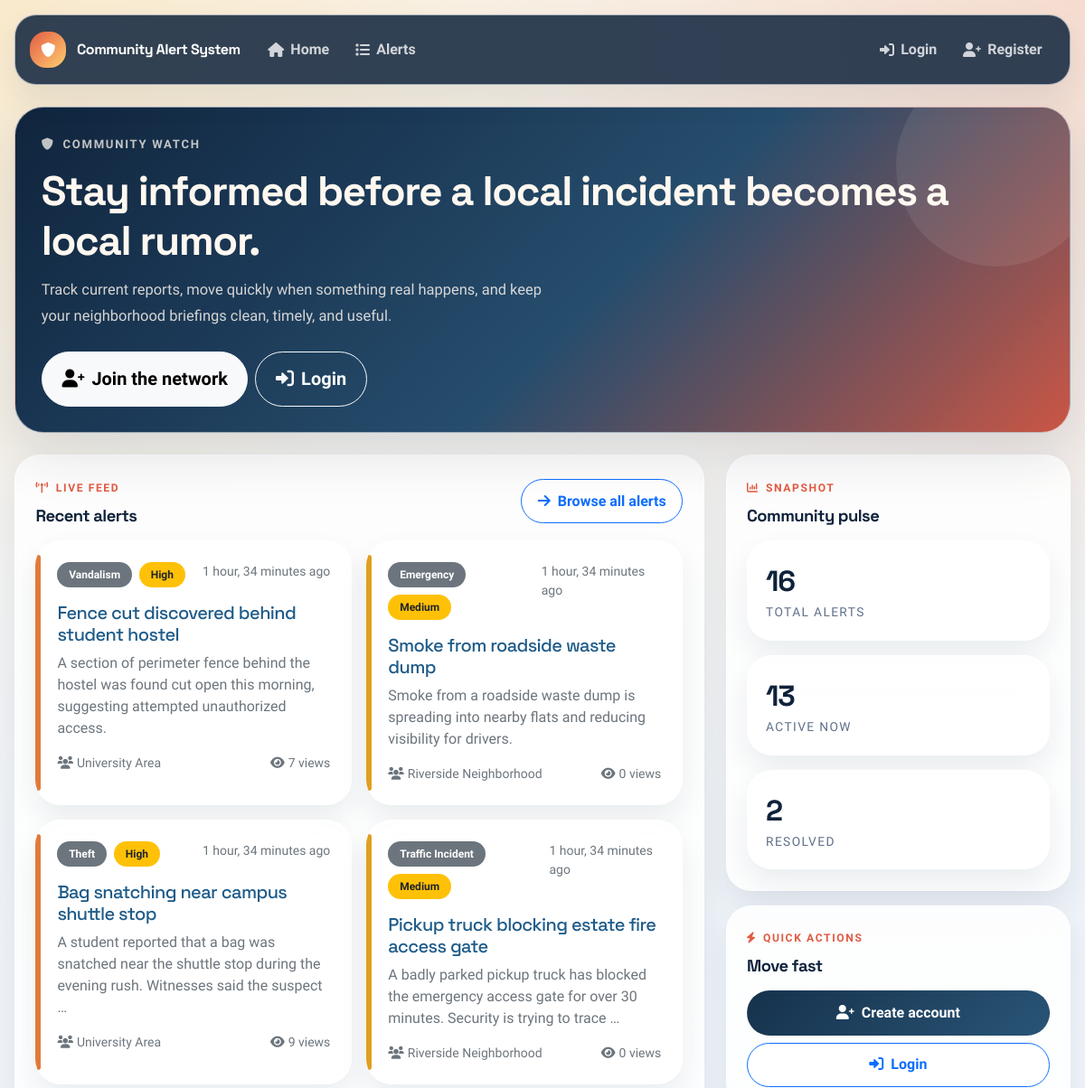
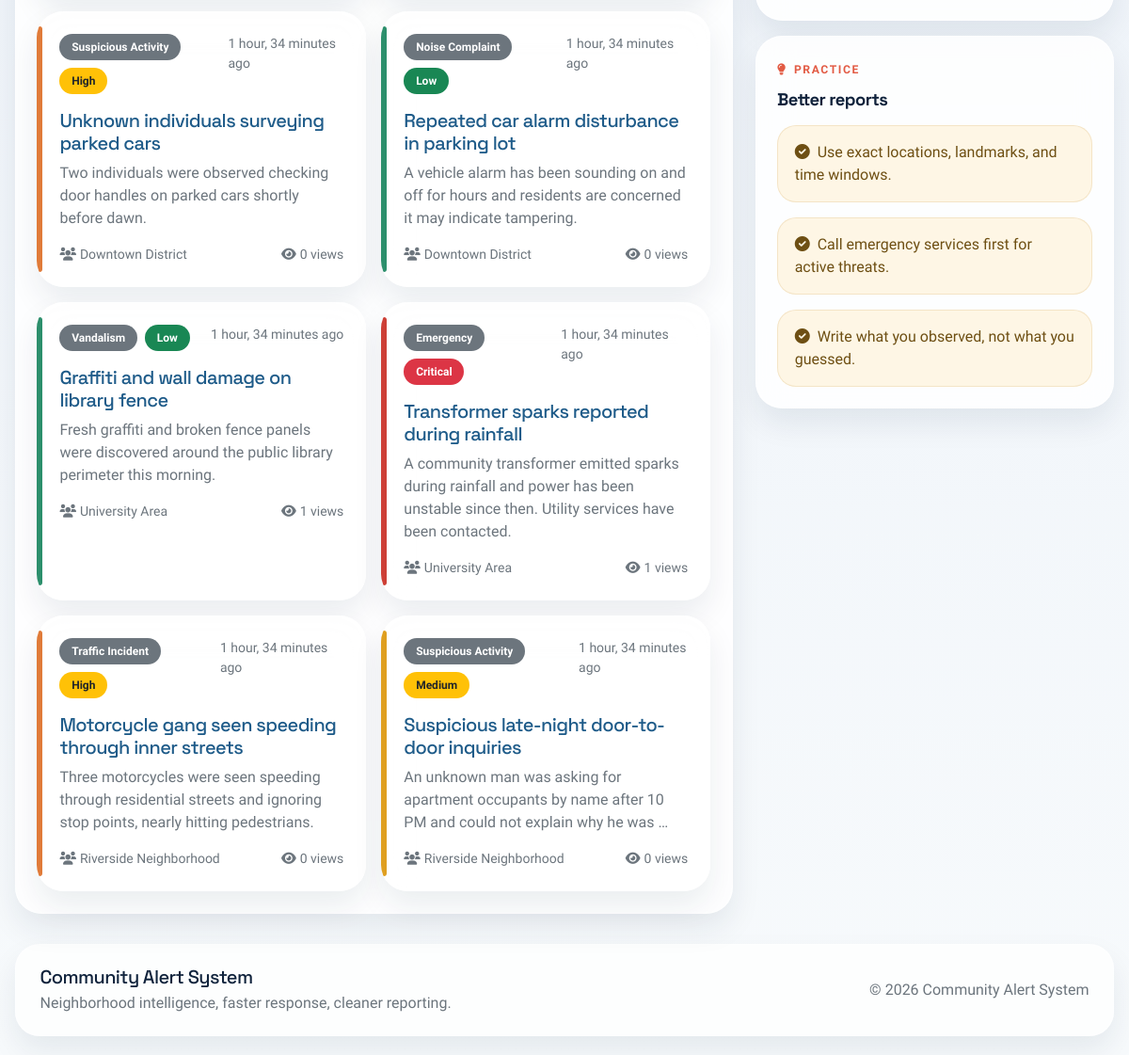
The page / on the database its author committed (2 pictures, top to bottom).
### community/models.py (models this page shows, shortened)
class Alert(models.Model):
    SEVERITY_CHOICES = [
        ('low', 'Low'),
        ('medium', 'Medium'),
        ('high', 'High'),
        ('critical', 'Critical'),
    ]
    STATUS_CHOICES = [
        ('active', 'Active'),
        ('resolved', 'Resolved'),
        ('false_alarm', 'False Alarm'),
        ('under_review', 'Under Review'),
    ]
    id = models.UUIDField(primary_key=True, default=uuid.uuid4, editable=False)
    title = models.CharField(max_length=200)
    description = models.TextField()
    category = models.ForeignKey(AlertCategory, on_delete=models.CASCADE, related_name='alerts')
    severity = models.CharField(max_length=10, choices=SEVERITY_CHOICES, default='medium')
    status = models.CharField(max_length=15, choices=STATUS_CHOICES, default='active')
    community = models.ForeignKey(Community, on_delete=models.CASCADE, related_name='alerts')
    address = models.CharField(max_length=300, blank=True, help_text="Optional specific address or location description")
    created_by = models.ForeignKey(CustomUser, on_delete=models.CASCADE, related_name='created_alerts')
    updated_by = models.ForeignKey(CustomUser, on_delete=models.CASCADE, related_name='updated_alerts', null=True, blank=True)
    incident_datetime = models.DateTimeField(help_text="When the incident occurred")
    created_at = models.DateTimeField(auto_now_add=True)
    updated_at = models.DateTimeField(auto_now=True)
    resolved_at = models.DateTimeField(null=True, blank=True)
    view_count = models.PositiveIntegerField(default=0)
    upvotes = models.PositiveIntegerField(default=0)
    downvotes = models.PositiveIntegerField(default=0)
    is_public = models.BooleanField(default=True)
    is_verified = models.BooleanField(default=False)  # Verified by moderators
    class Meta:
        ordering = ['-created_at']
        indexes = [
            models.Index(fields=['created_at']),
            models.Index(fields=['severity', 'status']),
            models.Index(fields=['community', 'status']),
        ]

class AlertCategory(models.Model):
    name = models.CharField(max_length=100, unique=True)
    description = models.TextField(blank=True)
    icon = models.CharField(max_length=50, blank=True)  # CSS class or icon name
    color = models.CharField(max_length=7, default='#007bff')  # Hex color
    is_active = models.BooleanField(default=True)
    class Meta:
        verbose_name_plural = "Alert Categories"
        ordering = ['name']

class Community(models.Model):
    id = models.UUIDField(primary_key=True, default=uuid.uuid4, editable=False)
    name = models.CharField(max_length=200, unique=True)
    description = models.TextField(blank=True)
    created_by = models.ForeignKey('CustomUser', on_delete=models.CASCADE, related_name='created_communities')
    created_at = models.DateTimeField(auto_now_add=True)
    is_active = models.BooleanField(default=True)
    class Meta:
        verbose_name_plural = "Communities"
        ordering = ['name']

### community/views.py (the view)
# urls.py: 2. Add a URL to urlpatterns:  path('', views.home, name='home')
def home(request):
    alerts = Alert.objects.filter(
        is_public=True,
        status='active'
    ).select_related('category', 'community', 'created_by').order_by('-created_at')[:10]
    total_alerts = Alert.objects.filter(is_public=True).count()
    active_alerts = Alert.objects.filter(is_public=True, status='active').count()
    resolved_alerts = Alert.objects.filter(is_public=True, status='resolved').count()
    context = {
        'alerts': alerts,
        'total_alerts': total_alerts,
        'active_alerts': active_alerts,
        'resolved_alerts': resolved_alerts,
    }
    return render(request, 'community/home.html', context)

### community/context_processors.py (called while the page is built)
def settings_context(request):
    return {
        'settings': {
            'GOOGLE_MAPS_API_KEY': settings.GOOGLE_MAPS_API_KEY,
            'DEFAULT_MAP_CENTER_LAT': settings.DEFAULT_MAP_CENTER_LAT,
            'DEFAULT_MAP_CENTER_LNG': settings.DEFAULT_MAP_CENTER_LNG,
            'DEFAULT_MAP_ZOOM': settings.DEFAULT_MAP_ZOOM,
        },
        'FIREBASE_CONFIG': settings.FIREBASE_CONFIG,
        'VAPID_KEY': settings.VAPID_KEY,
    }

### community/templates/community/home.html (shortened to what this page needs)
{% extends 'base.html' %}
{% block content %}
<section class="page-head">
    <div class="page-kicker"><i class="fas fa-shield-alt"></i> Community Watch</div>
    <h1 class="page-title">Stay informed before a local incident becomes a local rumor.</h1>
    <p class="page-subtitle">Track current reports, move quickly when something real happens, and keep your neighborhood briefings clean, timely, and useful.</p>
    <div class="d-flex flex-wrap gap-2 mt-4">
        {% if user.is_authenticated %}
        <a class="btn btn-danger btn-lg" href="{% url 'create_alert' %}"><i class="fas fa-plus me-2"></i>Report an alert</a>
        <a class="btn btn-outline-light btn-lg" href="{% url 'my_community_alerts' %}"><i class="fas fa-users me-2"></i>My communities</a>
        {% else %}
        <a class="btn btn-light btn-lg" href="{% url 'register' %}"><i class="fas fa-user-plus me-2"></i>Join the network</a>
        <a class="btn btn-outline-light btn-lg" href="{% url 'login' %}"><i class="fas fa-sign-in-alt me-2"></i>Login</a>
        {% endif %}
    </div>
</section>
<div class="layout-main">
    <div class="stack-md">
        <section class="surface-panel">
            <div class="d-flex justify-content-between align-items-center flex-wrap gap-3 mb-3">
                <div>
                    <div class="eyebrow"><i class="fas fa-broadcast-tower"></i> Live Feed</div>
                    <h2 class="section-title mb-0">Recent alerts</h2>
                </div>
                <a href="{% url 'alert_list' %}" class="btn btn-outline-primary"><i class="fas fa-arrow-right me-2"></i>Browse all alerts</a>
            </div>
            {% if alerts %}
            <div class="row g-3">
                {% for alert in alerts %}
                <div class="col-md-6">
                    <div class="surface-card list-card alert-card severity-{{ alert.severity }}">
                        <div class="card-body p-4">
                            <div class="d-flex justify-content-between align-items-start gap-3 mb-3">
                                <div class="d-flex flex-wrap gap-2">
                                    <span class="badge bg-secondary">{{ alert.category.name }}</span>
                                    <span class="badge {% if alert.severity == 'low' %}bg-success{% elif alert.severity == 'medium' %}bg-warning text-dark{% elif alert.severity == 'high' %}bg-warning text-dark{% else %}bg-danger{% endif %}">
                                        {{ alert.get_severity_display }}
                                    </span>
                                </div>
                                <small class="text-muted">{{ alert.created_at|timesince }} ago</small>
                            </div>
                            <h3 class="h5 mb-2"><a href="{% url 'alert_detail' alert.id %}">{{ alert.title }}</a></h3>
                            <p class="text-muted mb-3">{{ alert.description|truncatewords:20 }}</p>
                            <div class="d-flex justify-content-between align-items-center flex-wrap gap-2">
                                <small class="text-muted"><i class="fas fa-users me-1"></i>{{ alert.community.name }}</small>
                                <small class="text-muted"><i class="fas fa-eye me-1"></i>{{ alert.view_count }} views</small>
                            </div>
                        </div>
                    </div>
                </div>
                {% endfor %}
            </div>
            {% else %}
            <div class="text-center py-5">
                <i class="fas fa-shield-alt fa-3x text-muted mb-3"></i>
                <h3 class="h4">No recent alerts</h3>
                <p class="text-muted mb-0">The feed is quiet right now. New incidents will appear here as they are reported.</p>
            </div>
            {% endif %}
        </section>
    </div>
    <div class="stack-md">
        <section class="surface-panel">
            <div class="eyebrow"><i class="fas fa-chart-column"></i> Snapshot</div>
            <h2 class="section-title">Community pulse</h2>
            <div class="metric-grid">
                <div class="surface-stat">
                    <div class="metric-value">{{ total_alerts }}</div>
                    <div class="metric-label">Total alerts</div>
                </div>
                <div class="surface-stat">
                    <div class="metric-value">{{ active_alerts }}</div>
                    <div class="metric-label">Active now</div>
                </div>
                <div class="surface-stat">
                    <div class="metric-value">{{ resolved_alerts }}</div>
                    <div class="metric-label">Resolved</div>
                </div>
            </div>
        </section>
        <section class="surface-panel">
            <div class="eyebrow"><i class="fas fa-bolt"></i> Quick Actions</div>
            <h2 class="section-title">Move fast</h2>
            <div class="d-grid gap-2">
                {% if user.is_authenticated %}
                <a href="{% url 'create_alert' %}" class="btn btn-danger"><i class="fas fa-exclamation-triangle me-2"></i>Report emergency</a>
                <a href="{% url 'my_community_alerts' %}" class="btn btn-info"><i class="fas fa-users me-2"></i>Community feed</a>
                <a href="{% url 'user_profile' %}" class="btn btn-outline-primary"><i class="fas fa-cog me-2"></i>Profile settings</a>
                {% else %}
                <a href="{% url 'register' %}" class="btn btn-primary"><i class="fas fa-user-plus me-2"></i>Create account</a>
                <a href="{% url 'login' %}" class="btn btn-outline-primary"><i class="fas fa-sign-in-alt me-2"></i>Login</a>
                {% endif %}
            </div>
        </section>
        <section class="surface-panel">
            <div class="eyebrow"><i class="fas fa-lightbulb"></i> Practice</div>
            <h2 class="section-title">Better reports</h2>
            <div class="stack-md">
                <div class="soft-note"><i class="fas fa-check-circle me-2"></i>Use exact locations, landmarks, and time windows.</div>
                <div class="soft-note"><i class="fas fa-check-circle me-2"></i>Call emergency services first for active threats.</div>
                <div class="soft-note"><i class="fas fa-check-circle me-2"></i>Write what you observed, not what you guessed.</div>
            </div>
        </section>
    </div>
</div>
{% endblock %}

### community/templates/base.html (style rules this page uses)
:root { --app-ink: #10233c; --app-muted: #607089; --app-line: rgba(16, 35, 60, 0.12); --app-surface: rgba(255, 255, 255, 0.86); --app-surface-strong: #ffffff; --app-wash: #eef3f9; --app-accent: #e25b44; --app-accent-2: #ffcf70; --app-accent-dark: #16324c; --app-success: #2c8f6c; --app-radius: 28px; --app-shadow: 0 24px 60px rgba(16, 35, 60, 0.12); --app-soft-shadow: 0 16px 32px rgba(16, 35, 60, 0.08); }
* { box-sizing: border-box; }
body { min-height: 100vh; margin: 0; color: var(--app-ink); font-family: "Source Sans 3", sans-serif; background: radial-gradient(circle at top left, rgba(255, 207, 112, 0.22), transparent 24%), radial-gradient(circle at top right, rgba(226, 91, 68, 0.14), transparent 26%), linear-gradient(180deg, #f8f1e6 0%, #eef3f9 44%, #f7fafc 100%); }
h1, h2, h3, h4, h5, h6, .navbar-brand, .page-title, .hero-title { font-family: "Space Grotesk", sans-serif; letter-spacing: -0.03em; }
a { color: #1e5b89; text-decoration: none; }
.page-head { position: relative; z-index: 1; overflow: hidden; margin-bottom: 1.5rem; padding: 1.8rem; border-radius: 32px; border: 1px solid rgba(255, 255, 255, 0.58); background: linear-gradient(135deg, rgba(16, 35, 60, 0.95), rgba(39, 79, 112, 0.92) 56%, rgba(226, 91, 68, 0.88)), #16324c; color: #fff8f0; box-shadow: var(--app-shadow); }
.page-head::after { content: ""; position: absolute; right: -2rem; top: -3rem; width: 14rem; height: 14rem; border-radius: 999px; background: rgba(255, 255, 255, 0.08); }
.page-kicker { display: inline-flex; align-items: center; gap: 0.55rem; margin-bottom: 0.9rem; color: rgba(255, 248, 240, 0.74); font-size: 0.82rem; font-weight: 700; letter-spacing: 0.13em; text-transform: uppercase; }
.page-title { margin: 0; font-size: clamp(2rem, 3.8vw, 3.2rem); font-weight: 800; }
.page-subtitle { max-width: 60ch; margin: 0.85rem 0 0; color: rgba(255, 248, 240, 0.82); font-size: 1.03rem; line-height: 1.75; }
.surface-card, .surface-panel, .surface-stat { border: 1px solid rgba(255, 255, 255, 0.65); border-radius: var(--app-radius); background: var(--app-surface); backdrop-filter: blur(18px); box-shadow: var(--app-soft-shadow); }
.surface-panel { padding: 1.4rem; }
.surface-card { overflow: hidden; }
.surface-stat { padding: 1.25rem; height: 100%; }
.section-title { margin: 0 0 1rem; font-size: 1.15rem; font-weight: 800; }
.eyebrow { display: inline-flex; align-items: center; gap: 0.45rem; margin-bottom: 0.7rem; color: var(--app-accent); font-size: 0.76rem; font-weight: 700; letter-spacing: 0.13em; text-transform: uppercase; }
.metric-grid { display: grid; grid-template-columns: repeat(auto-fit, minmax(180px, 1fr)); gap: 1rem; }
.metric-value { font-family: "Space Grotesk", sans-serif; font-size: 2rem; font-weight: 800; letter-spacing: -0.04em; }
.metric-label { color: var(--app-muted); font-size: 0.86rem; text-transform: uppercase; letter-spacing: 0.1em; }
.stack-md { display: grid; gap: 1rem; }
.layout-main { display: grid; grid-template-columns: minmax(0, 1.6fr) minmax(280px, 0.8fr); gap: 1.5rem; align-items: start; }
.list-card { height: 100%; transition: transform 0.2s ease, box-shadow 0.2s ease; }
.alert-card { position: relative; border: 0; }
.alert-card::before { content: ""; position: absolute; inset: 1rem auto 1rem 0; width: 6px; border-radius: 999px; }
.severity-low::before { background: #2c8f6c; }
.severity-medium::before { background: #df9f20; }
.severity-high::before { background: #e07b39; }
.severity-critical::before { background: #cd3f36; }
.badge { border-radius: 999px; padding: 0.5rem 0.8rem; font-weight: 700; }
.btn { border-radius: 999px; padding: 0.72rem 1.1rem; font-weight: 700; }
.btn-lg { padding: 0.9rem 1.35rem; }
.btn-primary { border-color: transparent; background: linear-gradient(135deg, #16324c, #295476); }
.btn-outline-primary, .btn-outline-secondary, .btn-outline-success, .btn-outline-danger, .btn-outline-info, .btn-outline-warning { background: rgba(255, 255, 255, 0.82); }
.soft-note { padding: 1rem 1.1rem; border-radius: 20px; background: rgba(255, 207, 112, 0.18); border: 1px solid rgba(184, 123, 20, 0.14); color: #6e4f13; }

### rows shown on the page
Alert: category.name "Vandalism", severity "High", created_at "1 hour, 34 minutes", title "Fence cut discovered behind student hostel", description "A section of perimeter fence behind the hostel was found cut open this morning, suggesting attempted unauthorized access.", community.name "University Area", view_count "7"
Alert: category.name "Emergency", severity "Medium", created_at "1 hour, 34 minutes", title "Smoke from roadside waste dump", description "Smoke from a roadside waste dump is spreading into nearby flats and reducing visibility for drivers.", community.name "Riverside Neighborhood", view_count "0"
Alert: category.name "Theft", severity "High", created_at "1 hour, 34 minutes", title "Bag snatching near campus shuttle stop", description "A student reported that a bag was snatched near the shuttle stop during the evening rush. Witnesses said the suspect …", community.name "University Area", view_count "9"
Alert: category.name "Traffic Incident", severity "Medium", created_at "1 hour, 34 minutes", title "Pickup truck blocking estate fire access gate", description "A badly parked pickup truck has blocked the emergency access gate for over 30 minutes. Security is trying to trace …", community.name "Riverside Neighborhood", view_count "0"
Alert: category.name "Suspicious Activity", severity "High", created_at "1 hour, 34 minutes", title "Unknown individuals surveying parked cars", description "Two individuals were observed checking door handles on parked cars shortly before dawn.", community.name "Downtown District", view_count "0"
Alert: category.name "Noise Complaint", severity "Low", created_at "1 hour, 34 minutes", title "Repeated car alarm disturbance in parking lot", description "A vehicle alarm has been sounding on and off for hours and residents are concerned it may indicate tampering.", community.name "Downtown District", view_count "0"
Alert: category.name "Vandalism", severity "Low", created_at "1 hour, 34 minutes", title "Graffiti and wall damage on library fence", description "Fresh graffiti and broken fence panels were discovered around the public library perimeter this morning.", community.name "University Area", view_count "1"
Alert: category.name "Emergency", severity "Critical", created_at "1 hour, 34 minutes", title "Transformer sparks reported during rainfall", description "A community transformer emitted sparks during rainfall and power has been unstable since then. Utility services have been contacted.", community.name "University Area", view_count "1"
Alert: category.name "Traffic Incident", severity "High", created_at "1 hour, 34 minutes", title "Motorcycle gang seen speeding through inner streets", description "Three motorcycles were seen speeding through residential streets and ignoring stop points, nearly hitting pedestrians.", community.name "Riverside Neighborhood", view_count "0"
Alert: category.name "Suspicious Activity", severity "Medium", created_at "1 hour, 34 minutes", title "Suspicious late-night door-to-door inquiries", description "An unknown man was asking for apartment occupants by name after 10 PM and could not explain why he was …", community.name "Riverside Neighborhood", view_count "0"

### other values the page prints
{{ total_alerts }} "16"
{{ active_alerts }} "13"
{{ resolved_alerts }} "2"
